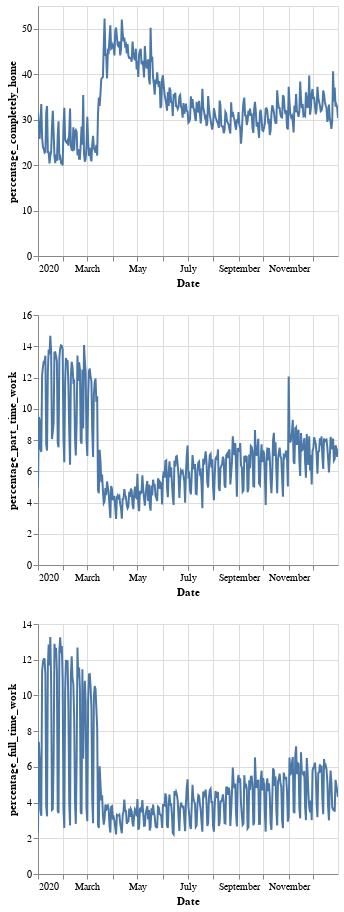

The notebook cell saved with this chart:
### Code cell
#Visualising mobility

title = '{} {}'.format(city,year)
alt.Chart(grouped_daily.reset_index()).mark_line().encode(
    x=alt.X('date', title='Date'),
    y=alt.Y(alt.repeat('row'), type='quantitative')
).properties(
    width=300,
    height=250
).repeat(
    row=['percentage_completely_home','percentage_part_time_work','percentage_full_time_work']
).interactive()

### Figure 1 — Vega-Lite specification as saved in the notebook (floating-point values rounded to 4 significant figures; data arrays with more than 128 entries replaced by an {"elided": "..."} marker saying what was removed)
{"config": {"view": {"continuousWidth": 400, "continuousHeight": 300}}, "repeat": {"row": ["percentage_completely_home", "percentage_part_time_work", "percentage_full_time_work"]}, "spec": {"data": {"name": "data-cd0720b2ead4a395c2b66f2ed0cadde9"}, "mark": "line", "encoding": {"x": {"type": "temporal", "field": "date", "title": "Date"}, "y": {"type": "quantitative", "field": {"repeat": "row"}}}, "height": 250, "selection": {"selector003": {"type": "interval", "bind": "scales", "encodings": ["x", "y"]}}, "width": 300}, "$schema": "https://vega.github.io/schema/vega-lite/v4.8.1.json", "datasets": {"data-cd0720b2ead4a395c2b66f2ed0cadde9": {"elided": "366 records"}}}
